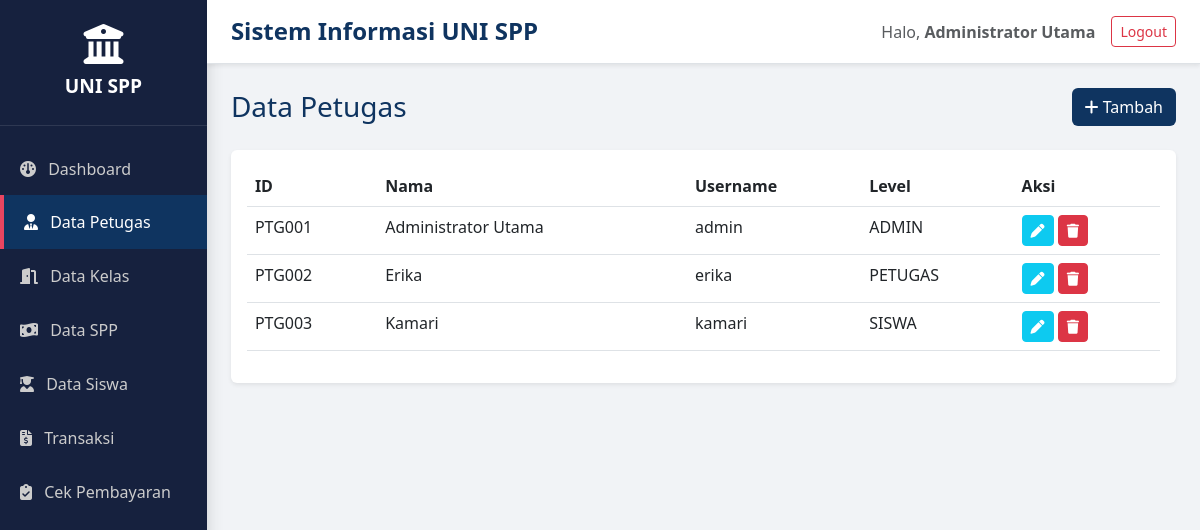
The page /uni_spp/index.php?page=petugas (signed in) on the database its author committed.
### tables this page shows
CREATE TABLE `tb_petugas` (
  `id_petugas` varchar(11) NOT NULL,
  `username` varchar(25) NOT NULL,
  `password` varchar(32) NOT NULL,
  `nama_petugas` varchar(35) NOT NULL,
  `level` enum('admin','petugas','siswa') NOT NULL
);

### uni_spp/modul/petugas.php (the view, shortened to what this page needs)
<?php
$aksi = isset($_GET['aksi']) ? $_GET['aksi'] : 'read';
if ($aksi == 'tambah' || $aksi == 'edit'):
    $edit = null;
    if ($aksi == 'edit') {
        $id = $_GET['id'];
        $edit = mysqli_fetch_assoc(mysqli_query($koneksi, "SELECT * FROM tb_petugas WHERE id_petugas='$id'"));
    }
?>
    <div class="d-flex justify-content-between align-items-center mb-4">
        <h3 class="text-primary-custom mb-0"><?= $aksi == 'tambah' ? 'Tambah' : 'Edit' ?> Data Petugas</h3>
        <a href="?page=petugas" class="btn btn-outline-secondary">Kembali</a>
    </div>
    <div class="card border-0 shadow-sm col-md-6">
        <div class="card-body">
            <form method="POST" action="?page=petugas&aksi=<?= $aksi ?>">
                <div class="mb-3">
                    <label class="form-label fw-bold">ID Petugas</label>
                    <input type="text" name="id_petugas" class="form-control" value="<?= $edit['id_petugas'] ?? '' ?>" required <?= $aksi == 'edit' ? 'readonly' : '' ?> placeholder="PTG002">
                </div>
                <div class="mb-3">
                    <label class="form-label fw-bold">Nama Petugas</label>
                    <input type="text" name="nama_petugas" class="form-control" value="<?= $edit['nama_petugas'] ?? '' ?>" required>
                </div>
                <div class="mb-3">
                    <label class="form-label fw-bold">Username</label>
                    <input type="text" name="username" class="form-control" value="<?= $edit['username'] ?? '' ?>" required>
                </div>
                <div class="mb-3">
                    <label class="form-label fw-bold">Password</label>
                    <input type="password" name="password" class="form-control" <?= $aksi == 'tambah' ? 'required' : '' ?> placeholder="<?= $aksi == 'edit' ? 'Kosongkan jika tak ingin ganti' : '' ?>">
                </div>
                <div class="mb-4">
                    <label class="form-label fw-bold">Level</label>
                    <select name="level" class="form-select" required>
                        <option value="admin" <?= (isset($edit['level']) && $edit['level'] == 'admin') ? 'selected' : '' ?>>Admin</option>
                        <option value="petugas" <?= (isset($edit['level']) && $edit['level'] == 'petugas') ? 'selected' : '' ?>>Petugas</option>
                        <option value="siswa" <?= (isset($edit['level']) && $edit['level'] == 'siswa') ? 'selected' : '' ?>>Siswa</option>
                    </select>
                </div>
                <button type="submit" name="simpan" class="btn bg-primary-custom text-white w-100">Simpan Data</button>
            </form>
        </div>
    </div>
<?php else: ?>
    <div class="d-flex justify-content-between align-items-center mb-4">
        <h3 class="text-primary-custom mb-0">Data Petugas</h3>
        <a href="?page=petugas&aksi=tambah" class="btn bg-primary-custom text-white"><i class="fa-solid fa-plus"></i> Tambah</a>
    </div>
    <div class="card border-0 shadow-sm p-3">
        <table class="table table-hover">
            <thead class="bg-primary-custom"><tr><th>ID</th><th>Nama</th><th>Username</th><th>Level</th><th>Aksi</th></tr></thead>
            <tbody>
                <?php
                $q = mysqli_query($koneksi, "SELECT * FROM tb_petugas");
                while($r = mysqli_fetch_assoc($q)): ?>
                <tr>
                    <td><?= $r['id_petugas'] ?></td><td><?= $r['nama_petugas'] ?></td><td><?= $r['username'] ?></td><td><?= strtoupper($r['level']) ?></td>
                    <td>
                        <a href="?page=petugas&aksi=edit&id=<?= $r['id_petugas'] ?>" class="btn btn-sm btn-info text-white"><i class="fa-solid fa-pen"></i></a>
                        <a href="?page=petugas&aksi=hapus&id=<?= $r['id_petugas'] ?>" class="btn btn-sm btn-danger"><i class="fa-solid fa-trash"></i></a>
                    </td>
                </tr>
                <?php endwhile; ?>
            </tbody>
        </table>
    </div>
<?php endif; ?>

### uni_spp/layout/header.php (style rules this page uses)
:root { --primary-color: #0F3460; --secondary-color: #16213E; --accent: #E94560; }
body { background-color: #F1F3F6; font-family: 'Segoe UI', sans-serif; }
.bg-primary-custom { background-color: var(--primary-color) !important; color: white; }
.text-primary-custom { color: var(--primary-color) !important; }

### rows shown on the page
tb_petugas: id_petugas "PTG001", nama_petugas "Administrator Utama", username "admin", level "ADMIN"
tb_petugas: id_petugas "PTG002", nama_petugas "Erika", username "erika", level "PETUGAS"
tb_petugas: id_petugas "PTG003", nama_petugas "Kamari", username "kamari", level "SISWA"

### other values the page prints
$_SESSION['nama_petugas'] "Administrator Utama"
